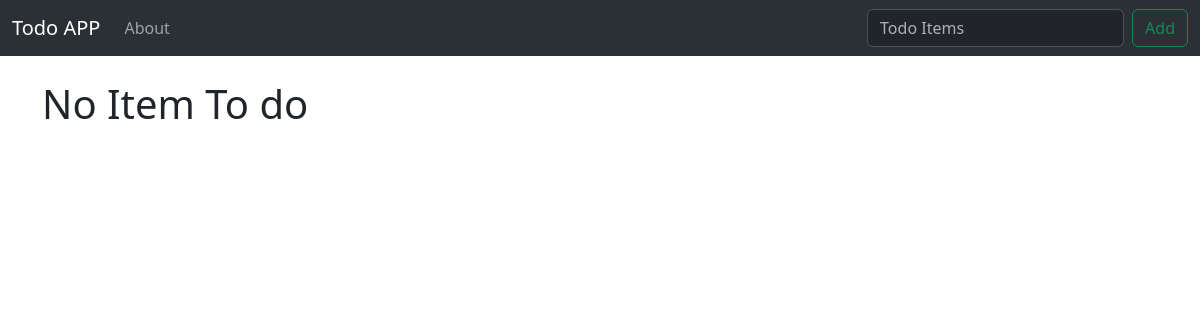
The app's page /, older data.
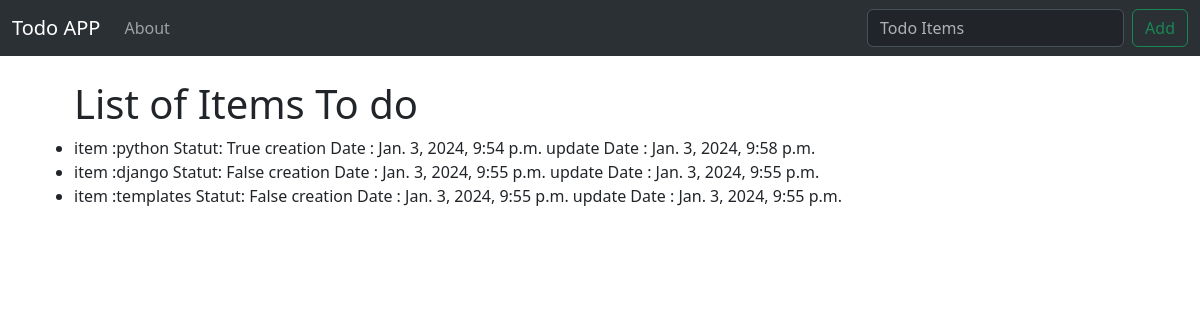
The same page, newer data.
### todo_list/models.py (models this page shows, shortened)
class List(models.Model):
    item= models.CharField(max_length=200)
    create_time = models.DateTimeField(auto_now=False, auto_now_add=True)
    update = models.DateTimeField(auto_now=True, auto_now_add=False)
    completed = models.BooleanField(default = False)
    class Meta:
        verbose_name = "List"
        verbose_name_plural = "Lists"

### todo_list/views.py (the view)
# urls.py: path('', views.home, name='home'),
def home(request):
    items = List.objects.all
    return render(request, 'home.html', {'items': items})

### todo_list/templates/home.html (shortened to what this page needs)
{% extends "base.html" %}
{% block content %}
{% if items %}
<ul>
    <h1>List of Items To do</h1>
    {% for it in items  %}
        <li>item :{{it.item}}  Statut: {{it.completed}} creation Date : {{it.create_time}}  update Date : {{it.update}} </li>
    {% endfor %}
{% else %}
    <h1>No Item To do</h1>
{% endif %}
{% endblock content %}

### todo_list/templates/base.html (shortened to what this page needs)
{% load static %}
<!doctype html>
<html lang="en">
  <head>
    <link href="{%static 'css/bootstrap.min.css'%}" rel="stylesheet">
  </head>
  <body>
    <nav class="navbar navbar-expand-lg bg-body-tertiary" data-bs-theme="dark">
        <div class="container-fluid">
          <a class="navbar-brand" href="{% url 'home' %}">Todo APP</a>
          <div class="collapse navbar-collapse" id="navbarSupportedContent">
            <ul class="navbar-nav me-auto mb-2 mb-lg-0">
              <li class="nav-item">
                <a class="nav-link" href="{% url 'about' %}">About</a>
              </li>
            </ul>
            <form class="d-flex" role="search">
              <input class="form-control me-2" type="search" placeholder="Todo Items" aria-label="Todo Items">
              <button class="btn btn-outline-success" type="submit">Add</button>
            </form>
          </div>
        </div>
      </nav>
  <div class="container">
    {% block content %}{% endblock content %}
  </div>
  </body>
</html>

Row changes from the older to the newer data that the page shows:
added List: item "python", completed "True", create_time "Jan. 3, 2024, 9:54 p.m.", update "Jan. 3, 2024, 9:58 p.m."
added List: item "django", completed "False", create_time "Jan. 3, 2024, 9:55 p.m.", update "Jan. 3, 2024, 9:55 p.m."
added List: item "templates", completed "False", create_time "Jan. 3, 2024, 9:55 p.m.", update "Jan. 3, 2024, 9:55 p.m."
Text that changed along with them:
text no longer shown: "No Item To do"
text now shown: "List of Items To do"
